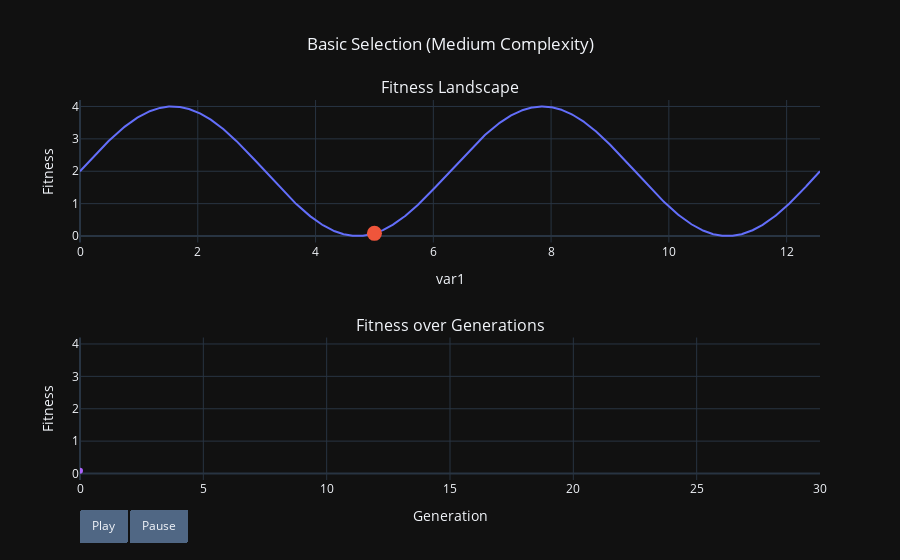

Notebook code cell kept with this figure:
### Markdown cell above
<a id='basic-selection-medium'></a>
#### Basic Selection (Medium-Complexity Environment)
To start, let's implement this new process using the same medium-comeplexity environment used in the previous implementation.

### Code cell
### Define the model conditions and RNG Seed
ex2_num_gens = 30
ex2_std_dev = 0.3
ex2_start = 5
ex2_state = np.random.RandomState(123)

# Generate the data to run the model
ex2_var1, ex2_fit = nat_sel_model(ex2_num_gens, ex2_std_dev,
                                  ex2_start, ex2_state, med_func, basic_selection)

# Generate plot
basic_sel_med_env_plot = make_plot(ex2_num_gens, var1, med_func, ex2_var1, ex2_fit,
                                   title="Basic Selection (Medium Complexity)")
basic_sel_med_env_plot.show()

### Figure 1 — Plotly figure (JSON) as saved in the notebook; plotly's stock layout.template omitted (floating-point values rounded to 4 significant figures; data arrays with more than 128 entries replaced by an {"elided": "..."} marker saying what was removed)
{"data": [{"type": "scatter", "x": {"elided": "1000 float values"}, "xaxis": "x", "y": {"elided": "1000 float values"}, "yaxis": "y"}, {"marker": {"size": 15}, "mode": "markers", "type": "scatter", "x": [5], "xaxis": "x", "y": [0.08215], "yaxis": "y"}, {"mode": "markers", "type": "scatter", "xaxis": "x", "yaxis": "y"}, {"mode": "markers+lines", "type": "scatter", "x": [0], "xaxis": "x2", "y": [0.08215], "yaxis": "y2"}], "layout": {"annotations": [{"font": {"size": 16}, "showarrow": false, "text": "Fitness Landscape", "x": 0.5, "xanchor": "center", "xref": "paper", "y": 1, "yanchor": "bottom", "yref": "paper"}, {"font": {"size": 16}, "showarrow": false, "text": "Fitness over Generations", "x": 0.5, "xanchor": "center", "xref": "paper", "y": 0.375, "yanchor": "bottom", "yref": "paper"}], "autosize": true, "showlegend": false, "title": {"text": "Basic Selection (Medium Complexity)", "x": 0.5}, "updatemenus": [{"buttons": [{"args": [null, {"fromcurrent": true}], "label": "Play", "method": "animate"}, {"args": [[null], {"frame": {"duration": 0, "redraw": false}, "mode": "immediate", "transition": {"duration": 0}}], "label": "Pause", "method": "animate"}], "direction": "right", "pad": {"r": 10, "t": 30}, "showactive": false, "type": "buttons", "x": 0, "xanchor": "left", "y": 0, "yanchor": "top"}], "xaxis": {"anchor": "y", "domain": [0, 1], "title": {"text": "var1"}}, "xaxis2": {"anchor": "y2", "domain": [0, 1], "range": [0, 30], "title": {"text": "Generation"}}, "yaxis": {"anchor": "x", "domain": [0.625, 1], "range": [-0.2, 4.2], "title": {"text": "Fitness"}}, "yaxis2": {"anchor": "x2", "domain": [0, 0.375], "range": [-0.2, 4.2], "title": {"text": "Fitness"}}}}
